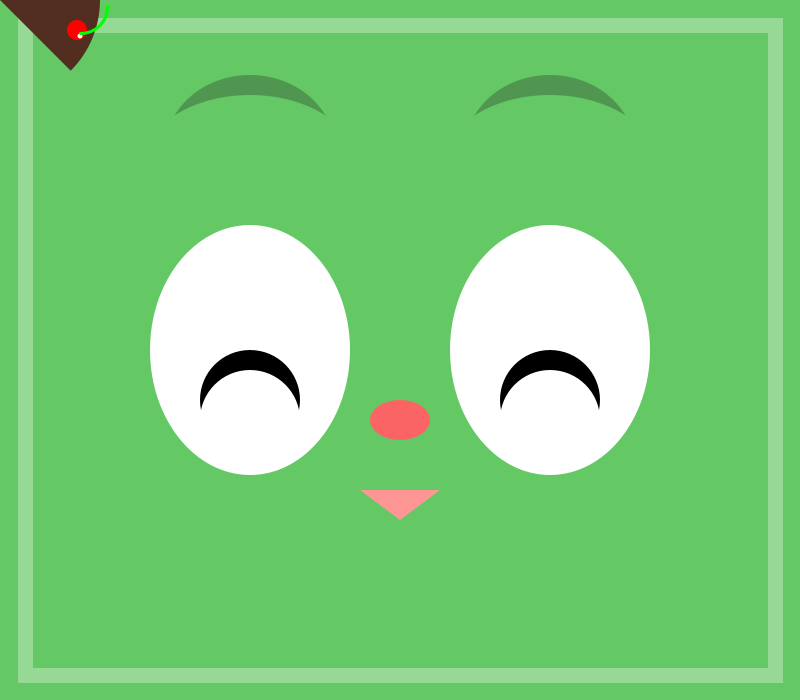
Frame 1 (no input)
Frame 60 (the mouse pressed at the canvas centre just before this capture): identical to frame 1, image omitted
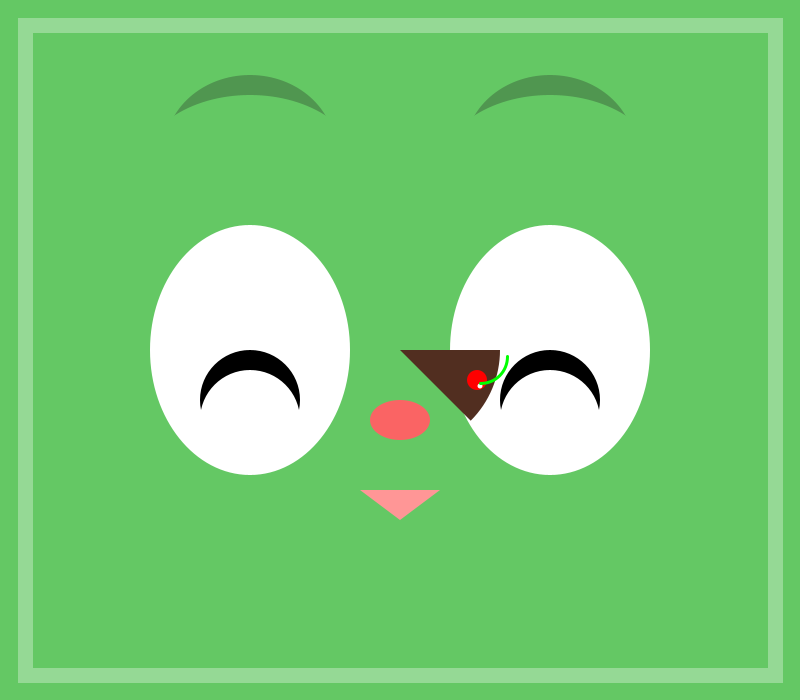
Frame 120 (the mouse held since frame 60 and released just before this capture)

The Processing sketch that drew these frames (run headless with seeded random() and noise(); from frame 60 on, the mouse is pressed at the canvas centre):

// Processing sketch: Day2
// ── Day2.pde
boolean cakeNear = false;
int rightX = 440;
int leftX = 360;
int bottomY = 520;
int Y = 0;


void setup(){
  //background size
 size(800, 700);

}

void draw(){
  //background color 
 background(100, 200, 100);
  noStroke();
  
 //left eyebrow
fill(80, 150, 80);
 ellipse ((width/2)-150, 150, 170, 150);
 fill (100, 200, 100);
ellipse ((width/2)-150, 170, 220, 150);

//right eyebrow
 fill(80, 150, 80);
 ellipse ((width/2)+150, 150, 170, 150);
 fill (100, 200, 100);
ellipse ((width/2)+150, 170, 220, 150);
 
 //left eye
 fill(255);
 ellipse ((width/2)-150, height/2, 200, 250);
 fill(0);    
 ellipse ((width/2)-150, (height/2)+50, 100, 100);
  fill(255);
 ellipse ((width/2)-150, (height/2)+70, 100, 100);
 
 //right eye
  fill(255);
 ellipse ((width/2)+150, height/2, 200, 250);
 fill(0);    
 ellipse ((width/2)+150, (height/2)+50, 100, 100);
 fill(255);
 ellipse ((width/2)+150, (height/2)+70, 100, 100);
 
 //nose
 fill(250, 100, 100);
 ellipse (width/2, 420, 60, 40);
 
 //mouth
 fill(255, 150, 150);
 triangle (rightX, 490, leftX, 490, 400, bottomY);
 
 //mouth interacts with cake
 if(mouseX >= 260 && mouseX <= 540 && mouseY <= 600 && mouseY >= 470){
  cakeNear = true;
 }else{
  cakeNear = false; 
 }
 
 if(cakeNear && rightX < 540){
   rightX++;
   leftX--;
   bottomY++;
} else if(!cakeNear && rightX > 440){
  rightX--;
  leftX++;
  bottomY--;
}
 
 //frame
 rectMode(CENTER);
 stroke (255, 255, 255, 80);
 strokeWeight(15);
 noFill();
 rect(width/2, height/2, 750, 650);

  noStroke();
  
  //cake
  fill(81, 46, 32);
  arc(mouseX, mouseY, 200, 200, 0, QUARTER_PI);
  //cherry
  fill(255, 0, 0);
  ellipse(mouseX+77, mouseY+30, 20, 20);
  fill(255);
  ellipse(mouseX+80, mouseY+36, 5, 5);
  noFill();
  stroke(0, 255, 0);
  strokeWeight(3);
  arc(mouseX+80, mouseY+6, 55, 55, 0, HALF_PI);
  
  
  
  
 }
